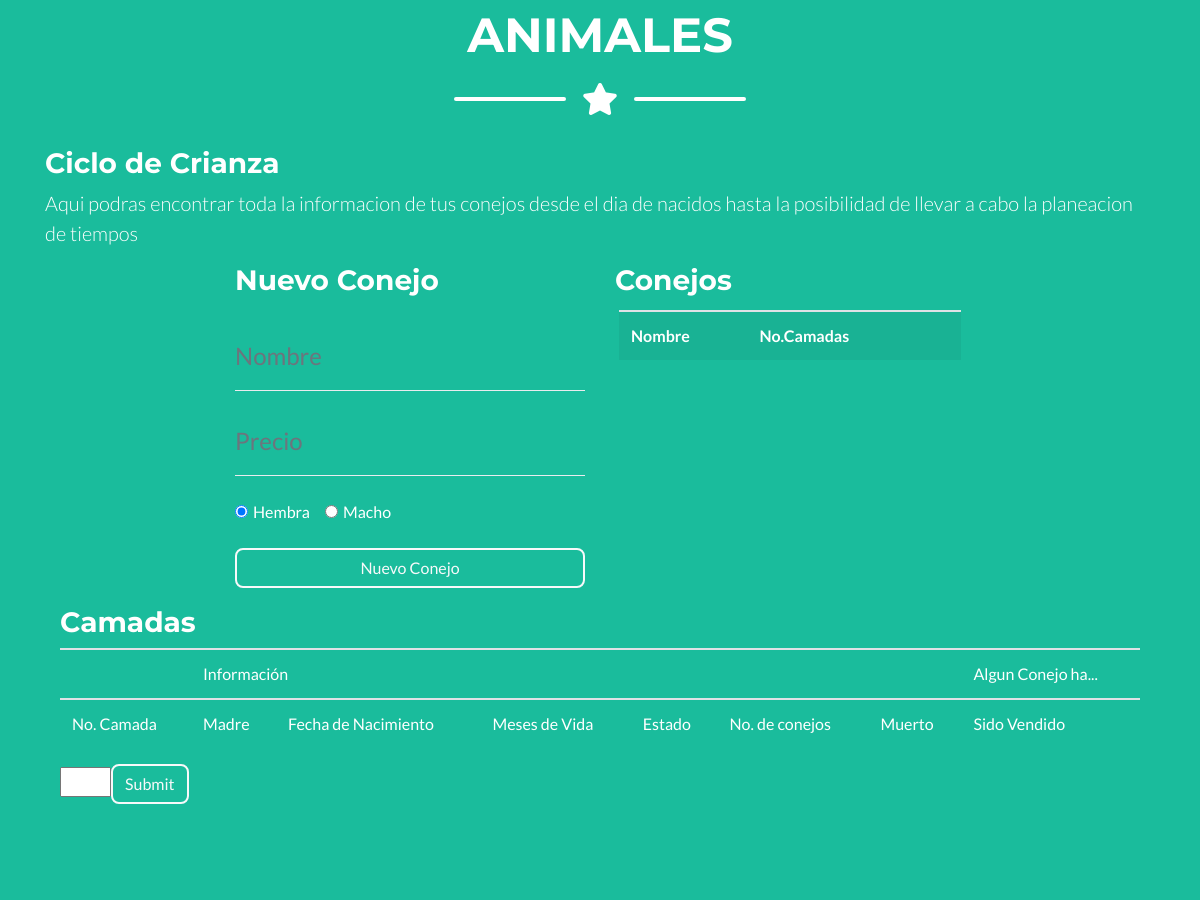
The app's page / (signed in, middle part), older data.
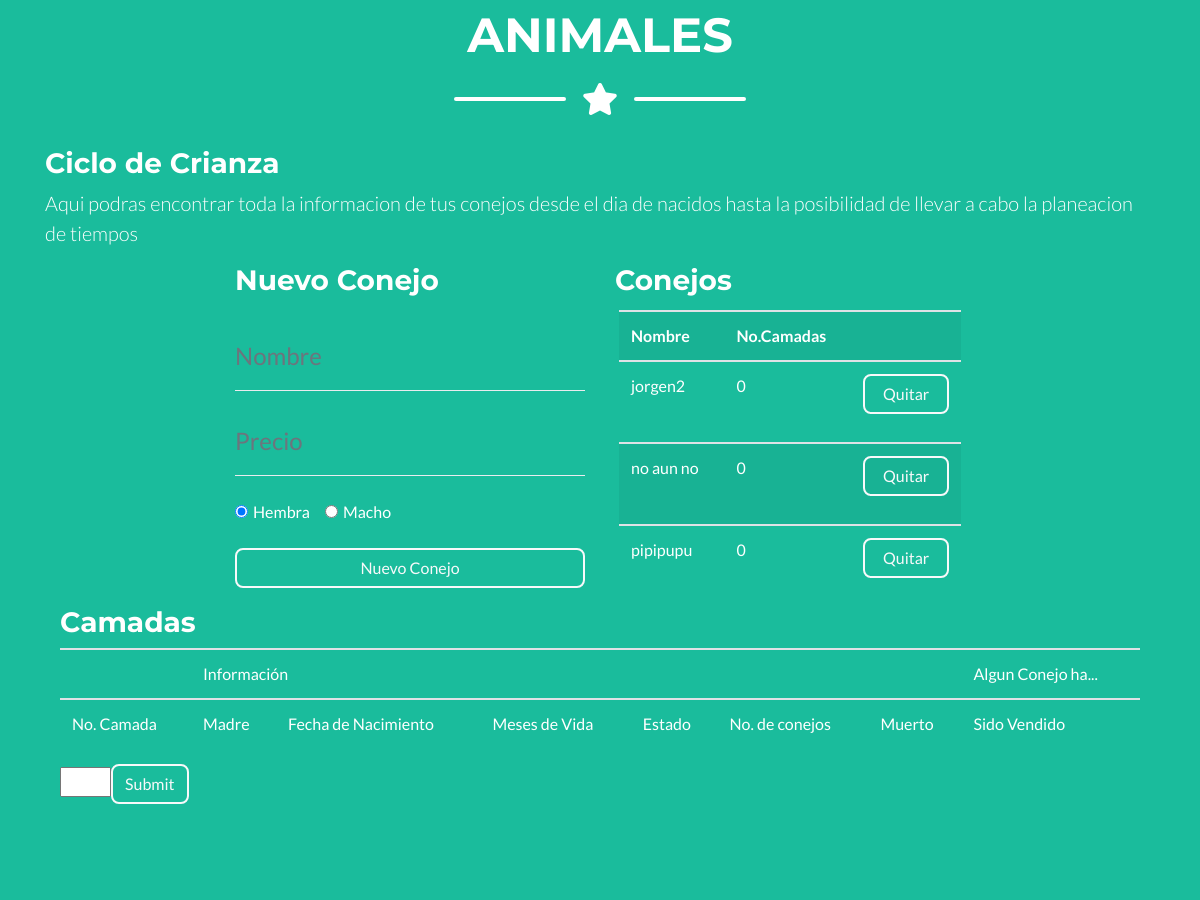
The same page, newer data.
### tables this page shows
CREATE TABLE `conejos` (
  `idCONEJO` int(20) NOT NULL,
  `nombreCONEJO` varchar(50) NOT NULL,
  `sexoCONEJO` varchar(2) NOT NULL,
  `camadasCONEJO` int(10) NOT NULL,
  `idUSR` int(10) NOT NULL,
  `estadoCONEJO` varchar(20) NOT NULL,
  `precio` int(10) NOT NULL
);

### funcionesPHP/consultas.php (called while the page is built, shortened)
<?php
    function getConejosShort($idUsr){
        $conexion = conectarDB();
        $consulta = "SELECT * FROM conejos WHERE idUSR = '$idUsr' AND (NOT estadoCONEJO = 'MUERTO') ORDER BY nombreCONEJO";
        $resultado = mysqli_query( $conexion, $consulta ) or die ( "Algo ha ido mal en la consulta a la base de datos");
        $res = array();
        while ($columna = mysqli_fetch_array( $resultado )){
            array_push($res, $columna);
        }
        return $res;
    }
?>

### funcionesPHP/soloTabla.php (the view, shortened to what this page needs)
<?php
    include_once 'consultas.php';
    $conejos=getConejosShort($usrS->getidUsr());
?>
<h3>Conejos</h3>
<div style="padding : 4px;
            width : 100%;
            height : 300px;
            overflow : auto; ">
<table class="table table-striped">
            <tr>
              <th style="color:#FFFFFF">
                Nombre
              </th>
              <th style="color:#FFFFFF">
                No.Camadas
              </th>
              <td></td>
            </tr>
            <?php
              foreach ($conejos as $value) {
            ?>
            <tr>
              <td style="color:#FFFFFF"><?php echo $value["nombreCONEJO"]; ?></td>
              <td style="color:#FFFFFF"><?php echo $value["camadasCONEJO"]; ?></td>
              <td>
                <div class="form-group">
                  <button class="btn btn-outline-light btn-block" id="" data-toggle="modal" data-target="#modal<?php echo $value["idCONEJO"];?>">Quitar</button>
                </div>
              </td>
            </tr>
            <?php
              }
            ?>
          </table>
          </div>

### index.php (shortened to what this page needs)
<?php
    include_once 'funcionesPHP/consultas.php';
    $usrS = new UserSession();
    if (isset($_SESSION['email'])) {
        include_once 'pantallaInicio.php';
    }else if (isset($_POST['pwd']) && isset($_POST['email'])) {
        $usuario = validarCuenta($_POST['pwd'], $_POST['email']);
        if (sizeof($usuario)==0){
            $malCorreo="Correo electronico y/o contraseña no valido";
            include_once 'loginRegistro.php';
        }else{
            $usrS->create_Session($usuario[2], $usuario[1], $usuario[0]);
            include_once 'pantallaInicio.php';
        }
    }else{
        include_once 'loginRegistro.php';
    }
?>

### pantallaInicio.php (shortened to what this page needs)
<!DOCTYPE html>
<html lang="en">
<head>
  <link href="vendor/fontawesome-free/css/all.min.css" rel="stylesheet" type="text/css">
  <link href="css/freelancer.min.css" rel="stylesheet">
</head>
<body id="page-top">
  <section class="page-section bg-primary text-white mb-0" id="about">
    <div class="container">
      <h2 class="page-section-heading text-center text-uppercase text-white">Animales</h2>
      <div class="divider-custom divider-light">
        <div class="divider-custom-line"></div>
        <div class="divider-custom-icon">
          <i class="fas fa-star"></i>
        </div>
        <div class="divider-custom-line"></div>
      </div>
      <div class="row">
        <div class="col-sm-12">
          <H3>Ciclo de Crianza</H3>
        <p class="lead">Aqui podras encontrar toda la informacion de tus conejos desde el dia de nacidos hasta la posibilidad de llevar a cabo la planeacion de tiempos</p>
        </div>
        <div class="col-lg-4 ml-auto">
          <h3>Nuevo Conejo</h3>
          <div class="control-group">
            <div class="form-group floating-label-form-group mb-0 pb-2">
              <input class="form-control" id="nameConejo" type="text" placeholder="Nombre" required>
            </div>
          </div>
          <div class="control-group">
            <div class="form-group floating-label-form-group mb-0 pb-2">
              <input class="form-control" id="priceConejo" type="number" placeholder="Precio" required>
            </div>
          <br>
          </div>
          <div class="form-check-inline">
            <label class="form-check-label" for="radio1">
              <input type="radio" class="form-check-input" id="radio1" name="sexoConejo" value="H" required checked>Hembra
            </label>
          </div>
          <div class="form-check-inline">
            <label class="form-check-label" for="radio2">
              <input type="radio" class="form-check-input" id="radio2" name="sexoConejo" value="M" required>Macho
            </label>
          </div>
          <br><br>
          <div class="form-group">
            <button class="btn btn-primary btn-outline-light btn-block" onclick="nuevoConejo()" >Nuevo Conejo</button>
          </div>
        </div>
        <div class="col-lg-4 mr-auto" id="tablaConejos" >
          <?php include_once 'funcionesPHP/soloTabla.php'; ?>
        </div>
      </div>
      <div class="col-sm-12">
        <h3>
          Camadas
        </h3>
        <table class="table table-stripped">
          <th>
            <td style="color:#FFFFFF"  colspan="6">
              Información
            </td>
            <td style="color:#FFFFFF" colspan="2">
              Algun Conejo ha...
            </td>
          </th>
          <tr>
            <td style="color:#FFFFFF" >
              No. Camada
            </td>
            <td style="color:#FFFFFF" >
              Madre
            </td>
            <td style="color:#FFFFFF" >
              Fecha de Nacimiento
            </td>
            <td style="color:#FFFFFF" >
              Meses de Vida
            </td>
            <td style="color:#FFFFFF" >
              Estado
            </td>
            <td style="color:#FFFFFF" >
              No. de conejos
            </td>
            <td style="color:#FFFFFF" >
              Muerto
            </td>
            <td style="color:#FFFFFF" >
               Sido Vendido
            </td>
          </tr>
        </table>
          <input  type="number" name="quantity" min="1" max="50"><input class="btn btn-outline-light" type="submit">
      </div>
      </div>
  </section>
</body>
</html>

Row changes from the older to the newer data that the page shows:
added conejos: nombreCONEJO "jorgen2", camadasCONEJO "0"
added conejos: nombreCONEJO "no aun no", camadasCONEJO "0"
added conejos: nombreCONEJO "pipipupu", camadasCONEJO "0"
